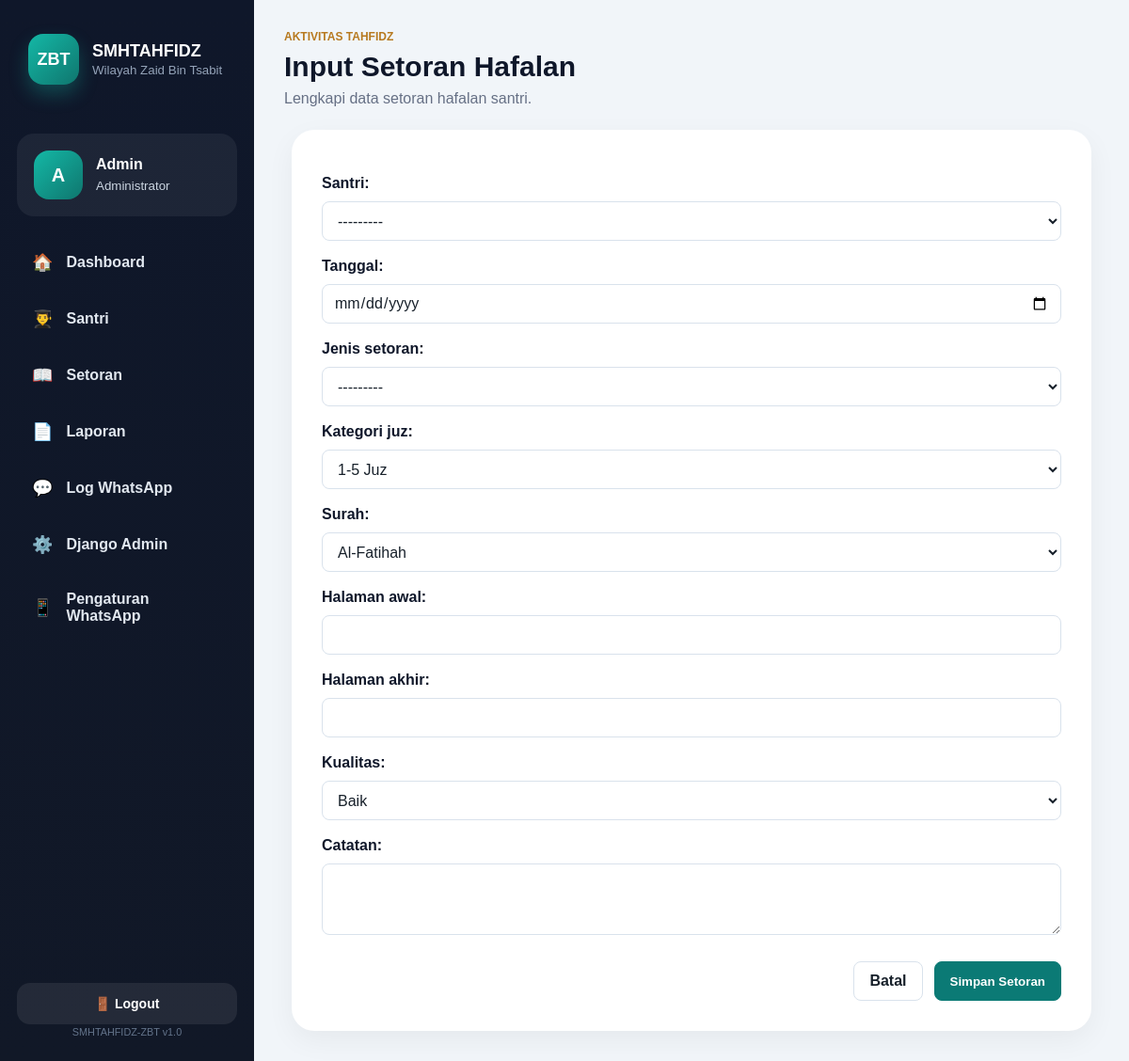
The app's page /setoran/tambah/ (signed in) with its own data.
### accounts/models.py (models this page shows, shortened)
class User(AbstractUser):
    ROLE_CHOICES = [
        ("admin", "Administrator"),
        ("pembina", "Pembina"),
    ]
    role = models.CharField(
        max_length=20,
        choices=ROLE_CHOICES,
        default="pembina"
    )

### hafalan/views.py (the view)
# urls.py: path("tambah/", views.setoran_create, name="create"),
@login_required
def setoran_create(request):
    if request.method == "POST":
        form = SetoranHafalanForm(request.POST)
        if form.is_valid():
            form.save()
            messages.success(request, "Setoran hafalan berhasil disimpan.")
            return redirect("hafalan:list")
    else:
        form = SetoranHafalanForm()
    return render(request, "hafalan/setoran_form.html", {"form": form})

### hafalan/forms.py (shortened to what this page needs)
class SetoranHafalanForm(forms.ModelForm):
    class Meta:
        model = SetoranHafalan
        fields = [
            "santri",
            "tanggal",
            "jenis_setoran",
            "kategori_juz",
            "surah",
            "halaman_awal",
            "halaman_akhir",
            "kualitas",
            "catatan",
        ]
        widgets = {
            "tanggal": forms.DateInput(attrs={"type": "date"}),
            "catatan": forms.Textarea(attrs={"rows": 3}),
            "surah": forms.Select(choices=SURAH_CHOICES),
        }

### santri/models.py (called while the page is built)
    def __str__(self):
        return f"{self.nama} ({self.nis})"

### templates/hafalan/setoran_form.html (shortened to what this page needs)
{% extends "base.html" %}
{% block content %}
<section class="page-header modern-page-header">
    <div>
        <p class="eyebrow">
            Aktivitas Tahfidz
        </p>
        <h1>
            {% if edit_mode %}
                Edit Setoran Hafalan
            {% else %}
                Input Setoran Hafalan
            {% endif %}
        </h1>
        <p class="page-description">
            Lengkapi data setoran hafalan santri.
        </p>
    </div>
</section>
<section class="modern-form-wrapper">
    <form class="modern-form-panel"
          method="post">
        {{ form.as_p }}
        <div class="modern-form-actions">
            <a class="button"
               href="{% url 'hafalan:list' %}">
                Batal
            </a>
            <button class="button primary"
                    type="submit">
                Simpan Setoran
            </button>
        </div>
    </form>
</section>
{% endblock %}

### templates/base.html (shortened to what this page needs)
{% load static %}
<!doctype html>
<html lang="id">
<head>
    <link rel="stylesheet"
          href="{% static 'css/app.css' %}?v=20" />
</head>
<body>
    <aside class="modern-sidebar">
        <div class="sidebar-top">
            <div class="modern-brand">
                <div class="modern-brand-logo">
                    ZBT
                </div>
                <div>
                    <strong>
                        SMHTAHFIDZ
                    </strong>
                    <small>
                        Wilayah Zaid Bin Tsabit
                    </small>
                </div>
            </div>
        </div>
        <div class="sidebar-user">
            <div class="sidebar-user-avatar">
                {{ request.user.username|slice:":1"|upper }}
            </div>
            <div>
                <strong>
                    {{ request.user.username }}
                </strong>
                <small>
                    {{ request.user.get_role_display }}
                </small>
            </div>
        </div>
        <nav class="modern-nav">
            <a href="{% url 'beranda:index' %}">
                <span>🏠</span>
                Dashboard
            </a>
            {% if request.user.role == 'admin' %}
            <a href="{% url 'santri:list' %}">
                <span>👨‍🎓</span>
                Santri
            </a>
            {% endif %}
            <a href="{% url 'hafalan:list' %}">
                <span>📖</span>
                Setoran
            </a>
            <a href="{% url 'laporan:list' %}">
                <span>📄</span>
                Laporan
            </a>
            {% if request.user.role == 'admin' %}
            <a href="{% url 'whatsapp_gateway:list' %}">
                <span>💬</span>
                Log WhatsApp
            </a>
            <a href="/admin/">
                <span>⚙️</span>
                Django Admin
            </a>
            {% endif %}
            {% if request.user.role == 'admin' %}
            <a href="{% url 'whatsapp_gateway:setting' %}">
                <span>📱</span>
                Pengaturan WhatsApp
            </a>
            {% endif %}
        </nav>
        <div class="sidebar-footer">
            <form action="{% url 'logout' %}"
                  method="post">
                <button class="logout-button"
                        type="submit">
                    🚪 Logout
                </button>
            </form>
            <small>
                SMHTAHFIDZ-ZBT v1.0
            </small>
        </div>
    </aside>
    <main class="modern-main">
        {% block content %}
        {% endblock %}
    </main>
</body>
</html>

### static/css/app.css (style rules this page uses)
:root { --bg: #f5f7fb; --surface: #ffffff; --text: #17202a; --muted: #667085; --line: #d9e2ec; --primary: #0b7a75; --primary-dark: #075e59; --accent: #b7791f; --danger: #b42318; --success: #027a48; --shadow: 0 14px 35px rgba(16, 24, 40, 0.08); }
* { box-sizing: border-box; }
body { margin: 0; min-height: 100vh; display: grid; grid-template-columns: 270px 1fr; background: var(--bg); color: var(--text); font-family: Arial, Helvetica, sans-serif; }
a { color: var(--primary); text-decoration: none; }
.page-header { display: flex; justify-content: space-between; gap: 18px; align-items: flex-start; margin-bottom: 24px; }
.page-header h1 { margin: 0; font-size: 30px; }
.page-header p { margin: 8px 0 0; color: var(--muted); }
.eyebrow { margin: 0 0 8px !important; color: var(--accent) !important; font-size: 12px; font-weight: 700; letter-spacing: 0; text-transform: uppercase; }
.button { display: inline-flex; align-items: center; justify-content: center; min-height: 42px; padding: 0 16px; border: 1px solid var(--line); border-radius: 8px; background: var(--surface); color: var(--text); font-weight: 700; cursor: pointer; }
.button.primary { border-color: var(--primary); background: var(--primary); color: #fff; }
label { font-weight: 700; }
input, select, textarea { width: 100%; min-height: 42px; padding: 10px 12px; border: 1px solid var(--line); border-radius: 8px; background: #fff; color: var(--text); font: inherit; }
textarea { resize: vertical; }
body { margin: 0; min-height: 100vh; display: flex; background: #f1f5f9; font-family: Arial, Helvetica, sans-serif; color: #0f172a; }
.modern-sidebar { width: 270px; min-height: 100vh; background: linear-gradient(180deg, #0f172a, #111827); color: white; display: flex; flex-direction: column; padding: 24px 18px; position: sticky; top: 0; }
.sidebar-top { margin-bottom: 30px; }
.modern-brand { display: flex; align-items: center; gap: 14px; padding: 12px; }
.modern-brand-logo { width: 54px; height: 54px; border-radius: 16px; background: linear-gradient(135deg, #14b8a6, #0f766e); display: flex; align-items: center; justify-content: center; font-weight: 700; font-size: 18px; box-shadow: 0 10px 20px rgba(20, 184, 166, 0.3); }
.modern-brand strong { display: block; font-size: 18px; }
.modern-brand small { color: #94a3b8; }
.modern-nav { display: flex; flex-direction: column; gap: 10px; }
.modern-nav a { display: flex; align-items: center; gap: 14px; padding: 14px 16px; border-radius: 16px; color: #e2e8f0; text-decoration: none; font-weight: 600; transition: all 0.3s ease; }
.modern-nav a span { font-size: 18px; }
.modern-main { flex: 1; padding: 32px; }
.sidebar-footer { margin-top: auto; padding-top: 30px; text-align: center; color: #64748b; font-size: 13px; }
.modern-page-header { margin-bottom: 24px; }
.page-description { color: #64748b; margin-top: 10px; }
.modern-form-wrapper { display: flex; justify-content: center; }
.modern-form-panel { width: 100%; max-width: 850px; background: white; padding: 32px; border-radius: 24px; box-shadow: 0 10px 30px rgba(0, 0, 0, 0.05); }
.modern-form-panel p { display: flex; flex-direction: column; gap: 10px; margin-bottom: 18px; }
.modern-form-panel label { font-weight: 700; }
.modern-form-actions { display: flex; justify-content: flex-end; gap: 12px; margin-top: 28px; }
.sidebar-user { display: flex; align-items: center; gap: 14px; padding: 18px; margin: 10px 0 24px; border-radius: 18px; background: rgba(255, 255, 255, 0.06); }
.sidebar-user-avatar { width: 52px; height: 52px; border-radius: 16px; background: linear-gradient(135deg, #14b8a6, #0f766e); color: white; display: flex; align-items: center; justify-content: center; font-size: 20px; font-weight: 700; }
.sidebar-user strong { display: block; color: white; margin-bottom: 4px; }
.sidebar-user small { color: #cbd5e1; }
.logout-button { width: 100%; padding: 14px; border: none; border-radius: 14px; background: rgba(255, 255, 255, 0.08); color: white; font-size: 14px; font-weight: 600; cursor: pointer; transition: 0.2s; }

### records on screen
User: user.username "A", user.username "Admin", user.role "Administrator"
